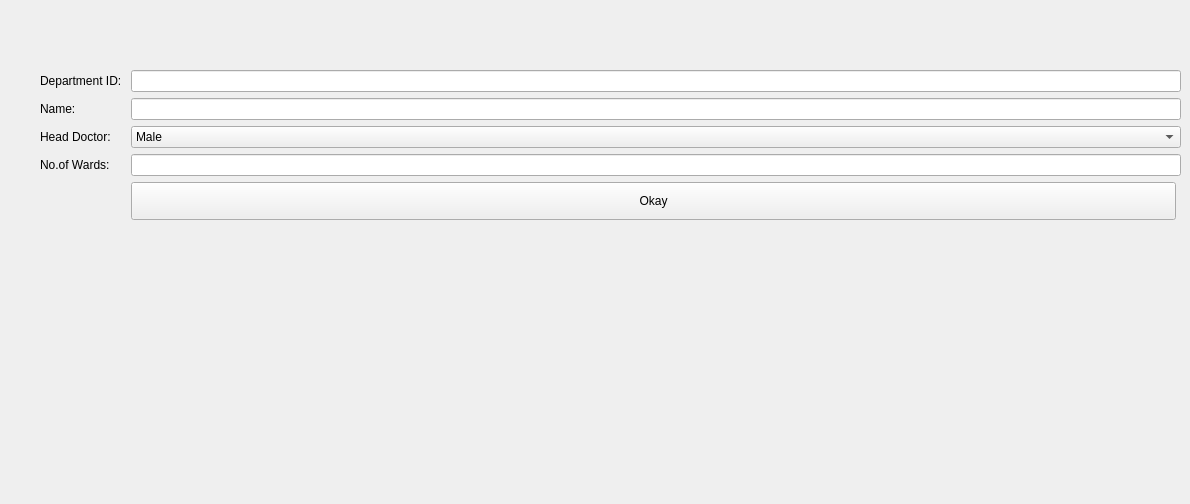
          <widget class="QWidget" name="dep_form">
           <widget class="QWidget" name="layoutWidget_9">
            <property name="geometry">
             <rect>
              <x>40</x>
              <y>70</y>
              <width>1141</width>
              <height>425</height>
             </rect>
            </property>
            <layout class="QFormLayout" name="formLayout_17">
             <item row="0" column="0">
              <widget class="QLabel" name="label_74">
               <property name="text">
                <string>Department ID: </string>
               </property>
              </widget>
             </item>
             <item row="0" column="1">
              <widget class="QLineEdit" name="pname_10"/>
             </item>
             <item row="1" column="0">
              <widget class="QLabel" name="label_75">
               <property name="text">
                <string>Name: </string>
               </property>
              </widget>
             </item>
             <item row="1" column="1">
              <widget class="QLineEdit" name="pname_11"/>
             </item>
             <item row="2" column="0">
              <widget class="QLabel" name="label_77">
               <property name="text">
                <string>Head Doctor: </string>
               </property>
              </widget>
             </item>
             <item row="2" column="1">
              <widget class="QComboBox" name="comboBox_gender_14">
               <item>
                <property name="text">
                 <string>Male</string>
                </property>
               </item>
               <item>
                <property name="text">
                 <string>Female</string>
                </property>
               </item>
               <item>
                <property name="text">
                 <string>Transgender</string>
                </property>
               </item>
              </widget>
             </item>
             <item row="3" column="0">
              <widget class="QLabel" name="noOfRoomsLabel_4">
               <property name="text">
                <string>No.of Wards:  </string>
               </property>
              </widget>
             </item>
             <item row="3" column="1">
              <widget class="QLineEdit" name="noOfRoomsLineEdit_5"/>
             </item>
             <item row="4" column="1">
              <widget class="QPushButton" name="pushButton_14">
               <property name="minimumSize">
                <size>
                 <width>114</width>
                 <height>38</height>
                </size>
               </property>
               <property name="maximumSize">
                <size>
                 <width>1045</width>
                 <height>16777215</height>
                </size>
               </property>
               <property name="text">
                <string>Okay</string>
               </property>
              </widget>
             </item>
            </layout>
           </widget>
          </widget>
